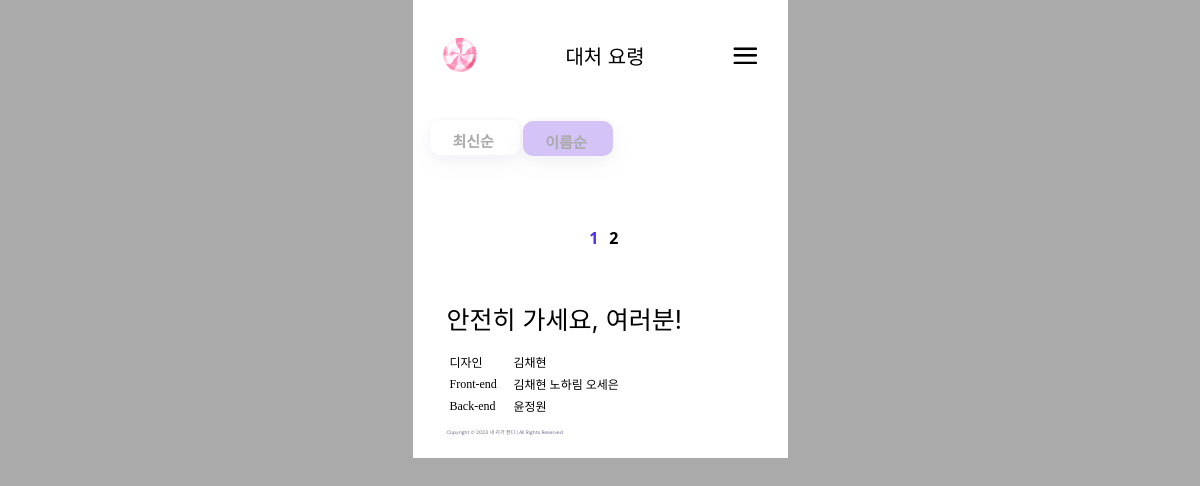
/countermeasure/, run on an earlier commit of the app's database.
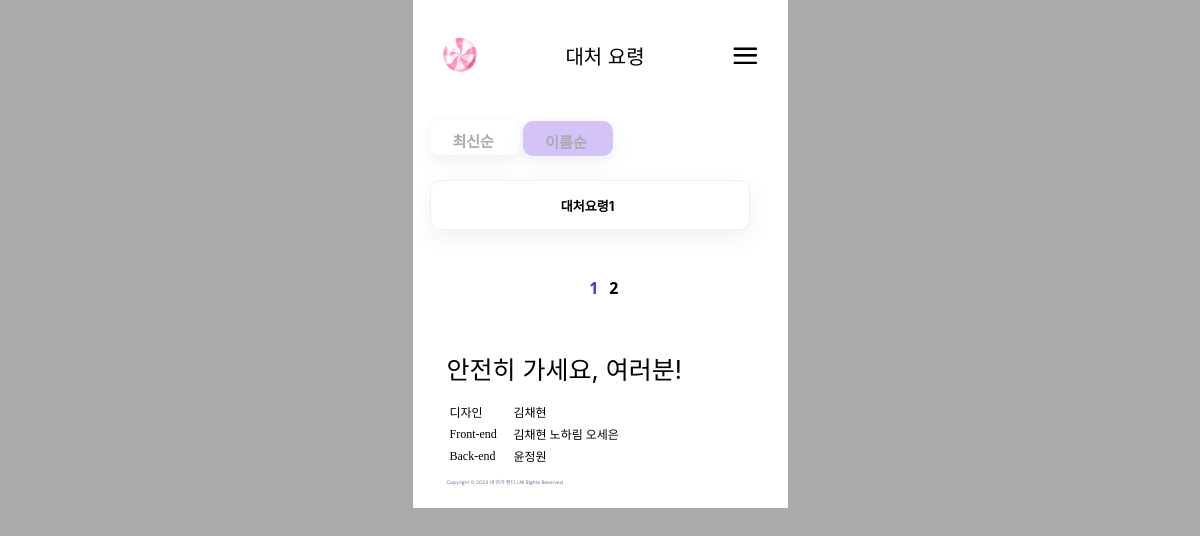
And on a later commit of the database.
### post/models.py (models this page shows, shortened)
class Posting(models.Model):
    title=models.CharField('Title', max_length=80)
    content = models.TextField('Content')
    upload_time = models.DateTimeField('Upload Time')

### post/views.py (the view)
# urls.py: path('countermeasure/',Post, name="post"),
def Post(request):
    sort_condition=request.GET.get('sort', 'name')
    if sort_condition=="recent":
        posts=Posting.objects.order_by('-upload_time')
        return render(request, 'post.html', {'post': posts, "title":"대처 요령"})
    elif sort_condition=="name":
        posts=Posting.objects.order_by('title')
        return render(request, 'post.html', {'post': posts, "title":"대처 요령"})

### post/templates/post.html (shortened to what this page needs)
{% extends 'base.html' %} {% block content %}
  <body>
    <div id="time-tap">
      <div id="time-text"><a href="?sort=recent" style="text-decoration:none;">최신순</a></div>
    </div>
    <div id="name-tap">
      <div id="name-text"><a href="?sort=name" style="text-decoration:none;">이름순</a></div>
    </div>
        {% for post in post.all %}
        <div id="list-one">
        <div id="text-one"><a href="{% url 'detail' post.id %}" style="text-decoration:none;color:black;font-size:13px;">{{post.title}}</a></div>
        </div>
        {% endfor %}
    <div id="page-one">1</div>
    <div id="page-two">2</div>
    {% endblock %}

What changed in the data, as far as the page shows it:
added Posting: title "대처요령1"
